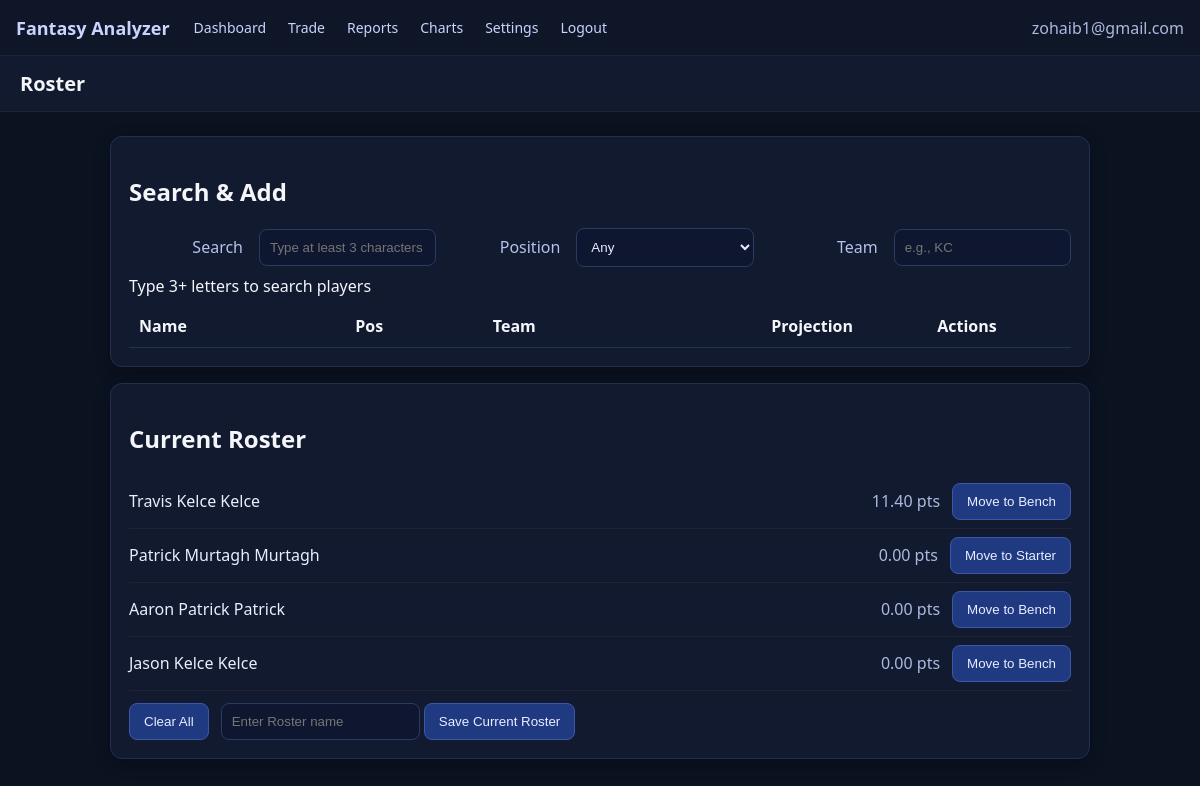
/roster (signed in), run on the app's committed database.
### backend/models.py (models this page shows)
class Base(DeclarativeBase):
    pass

class Player(Base):
    __tablename__ = "players"
    id: Mapped[int] = mapped_column(Integer, primary_key=True, autoincrement=True)
    user_id: Mapped[int] = mapped_column(Integer, ForeignKey("users.id"), nullable=False)
    name: Mapped[str] = mapped_column(String(120))
    position: Mapped[str] = mapped_column(String(10))
    team: Mapped[str] = mapped_column(String(10))
    player_id: Mapped[str] = mapped_column(String(64), nullable=True)
    projection: Mapped[float] = mapped_column(Float, default=0.0)
    is_starter: Mapped[bool] = mapped_column(Boolean, default=True)  # True for starter, False for bench
    user: Mapped["User"] = relationship("User", back_populates="players")

### backend/app.py (the view)
    @app.get('/roster')
    @login_required
    def roster_page():
        user_id = session['user_id']
        season, week, use_live = get_live_context()
        with get_session() as s:
            players = s.scalars(select(Player).where(Player.user_id == user_id)).all()
            player_dicts = []
            cache_ages = []
            for p in players:
                live_row = None
                if p.player_id:
                    live_row = s.scalar(select(PlayerCatalog)
                                        .where(PlayerCatalog.player_id == p.player_id,
                                               PlayerCatalog.season == season,
                                               PlayerCatalog.week == week)
                                        .order_by(PlayerCatalog.updated_at.desc()))
                if not live_row:
                    live_row = s.scalar(select(PlayerCatalog)
                                        .where(PlayerCatalog.full_name == (p.name or ""),
                                               PlayerCatalog.team == ((p.team or "").upper()),
                                               PlayerCatalog.position == ((p.position or "").upper()),
                                               PlayerCatalog.season == season,
                                               PlayerCatalog.week == week)
                                        .order_by(PlayerCatalog.updated_at.desc()))
                display_projection = p.projection
                projection_source = "manual"
                last_refresh_min = None
                if use_live and live_row:
                    age = minutes_ago(live_row.updated_at)
                    last_refresh_min = age
                    cache_ages.append(age)
                    if age <= ttl_minutes():
                        display_projection = float(live_row.projection_points or 0.0)
                        projection_source = "live"
                    else:
                        display_projection = p.projection
                        projection_source = "stale"
                player_dicts.append(dict(
                    id=p.id,
                    name=p.name,
                    position=p.position,
                    team=p.team,
                    projection=p.projection,
                    is_starter=p.is_starter,
                    display_projection=display_projection,
                    projection_source=projection_source,
                    last_refresh_min=last_refresh_min,
                ))
            league_settings = s.scalar(select(LeagueSettings).where(LeagueSettings.user_id == user_id))
        scoring_input = [dict(name=p['name'], position=p['position'], team=p['team'], projection=(p['display_projection'] if use_live else p['projection']), is_starter=p['is_starter']) for p in player_dicts]
        lineup_validation = validate_lineup(scoring_input)
        return render_template('roster.html',
                               players=player_dicts,
                               lineup_validation=lineup_validation,
                               position_limits=POSITION_LIMITS,
                               season=season,
                               week=week,
                               use_live=use_live,
                               live_cache_age=(min(cache_ages) if cache_ages else None),
                               league_settings=league_settings)

### backend/app.py (called while the page is built)
def get_session(): #221
        return SessionFactory()

def is_logged_in():
        return 'user_id' in session and session.get('user_id') is not None

def get_live_context(): # 227
        season = session.get('season')
        week = session.get('week')
        use_live = session.get('use_live_projections')
        if season is None:
            season = datetime.utcnow().year
            session['season'] = season
        if week is None:
            week = 1  # default; user can change
            session['week'] = week
        if use_live is None:
            use_live = app.config.get('USE_LIVE_PROJECTIONS_DEFAULT', True)
            session['use_live_projections'] = use_live
        return int(season), int(week), bool(use_live)

def ttl_minutes():
        return int(app.config.get('LIVE_CACHE_TTL_MINUTES', 360))

def minutes_ago(dt: datetime) -> int:
        return max(0, int((datetime.utcnow() - dt).total_seconds() // 60))

### backend/config.py (called while the page is built)
    @staticmethod
    def init_app(app):
        Config.save_secret_key()
        app.config.from_object(Config)
        @app.after_request
        def security_headers(response):
            response.headers['X-Content-Type-Options'] = 'nosniff'
            response.headers['X-Frame-Options'] = 'DENY'
            response.headers['X-XSS-Protection'] = '1; mode=block'
            return response

### backend/services/scoring.py (called while the page is built, shortened)
def validate_lineup(players: List[Dict]) -> Dict[str, any]:
    starter_counts = {}
    violations = []
    for player in players:
        if player.get("is_starter", True):
            position = (player.get("position") or "UNK").upper()
            starter_counts[position] = starter_counts.get(position, 0) + 1
    for position, count in starter_counts.items():
        limit = POSITION_LIMITS.get(position, 1)
    return {
        "valid": len(violations) == 0,
        "violations": violations,
        "starter_counts": starter_counts,
        "position_limits": POSITION_LIMITS
    }

### frontend/templates/roster.html (shortened to what this page needs)
{% extends 'base.html' %}
{% block title %}Roster{% endblock %}
{% block content %}
      <section>
        <h2>Search & Add</h2>
        <div class="form-grid">
          <label class="lbl">Search</label>
          <input id="search-input" name="q" placeholder="Type at least 3 characters"/>
          <label class="lbl">Position</label>
          <select id="search-position">
            <option value="">Any</option>
          </select>
          <label class="lbl">Team</label>
          <input id="search-team" placeholder="e.g., KC"/>
        </div>
        <div id="search-status" class="muted" style="margin:8px 0;">Type 3+ letters to search players</div>
        <table class="data-table" style="width:100%;">
          <thead>
            <tr>
              <th class="ta-left">Name</th>
              <th class="ta-center">Pos</th>
              <th class="ta-center">Team</th>
              <th class="ta-right">Projection</th>
              <th class="ta-center">Actions</th>
            </tr>
          </thead>
        </table>
      </section>
      <section>
        <h2>Current Roster</h2>
        <ul id="roster-list" class="roster-list">
          {% for p in players %}
            <li class="roster-item">
              <span class="player-name">{{ p.name }}</span>
              <span class="player-pts">{{ '%.2f'|format(p.display_projection or p.projection or 0) }} pts</span>
              <form method="post" action="/players/{{ p.id }}/toggle" class="roster-toggle-form">
                <button type="submit">{{ 'Move to Bench' if p.is_starter else 'Move to Starter' }}</button>
              </form>
            </li>
          {% else %}
            <li class="roster-item">No players yet.</li>
          {% endfor %}
        </ul>
        <div class="roster-actions" style="margin-top:12px; display:flex; gap:12px;">
          <form id="clear-all-form" method="post" action="/players/clear">
            <button type="submit">Clear All</button>
          </form>
          <form method="post" action="/rosters/save">
            <input type="text" name="roster_name" placeholder="Enter Roster name" class="themed-input"/>
            <button type="submit">Save Current Roster</button>
          </form>
        </div>
      </section>
{% endblock %}

### frontend/static/main.css (style rules this page uses)
body { font-family: system-ui, -apple-system, Segoe UI, Roboto, Helvetica, Arial, sans-serif; margin:0; background:#0b1220; color:#f4f6fa; }
section { background:#121a30; border:1px solid #20304f; border-radius:12px; padding:18px; max-width:980px; box-shadow:0 4px 16px rgba(0,0,0,0.25); margin:0 auto 16px; overflow-x:auto; }
ul { line-height:1.8; }
.lbl { align-self:center; justify-self:end; text-align:right; color:#c9d4ff; opacity:.9; padding:0 6px 0 0; }
.form-grid { display:grid; grid-template-columns: 120px minmax(0,1fr) 120px minmax(0,1fr) 120px minmax(0,1fr); gap:10px; align-items:center; overflow:visible; }
.form-grid input, .form-grid select { width:100%; padding:10px; border-radius:8px; border:1px solid #2a3a60; background:#0f1730; color:#e9eeff; }
button { padding:10px 14px; border-radius:8px; border:1px solid #3d56a8; background:#203a82; color:#e9eeff; cursor:pointer; }
table { width:100%; border-collapse:collapse; margin-top:8px; }
th, td { padding:10px; border-bottom:1px solid #22324f; }
.ta-left { text-align:left; }
.ta-center { text-align:center; }
.ta-right { text-align:right; }
label.lbl { white-space:nowrap; }
.themed-input { padding:10px; border-radius:8px; border:1px solid #2a3a60; background:#0f1730; color:#e9eeff; }
*, *::before, *::after { box-sizing: border-box; }
html, body { height:100%; }
.roster-list { list-style:none; margin:0; padding:0; }
.roster-item { display:grid; grid-template-columns: 1fr auto auto; align-items:center; gap:12px; padding:8px 0; border-bottom:1px solid #223; }
.roster-item .player-name { color:#e9eeff; }
.roster-item .player-pts { color:#c9d4ff; opacity:.85; min-width:80px; text-align:right; }
.roster-toggle-form { margin-left:0; }
.roster-toggle-form button { white-space:nowrap; }
* { scrollbar-color:#3d56a8 #0f1730; scrollbar-width: thin; }

### data on the page
Player: name "Travis Kelce Kelce", projection "11.40", is_starter "Move to Bench"
Player: name "Patrick Murtagh Murtagh", projection "0.00", is_starter "Move to Starter"
Player: name "Aaron Patrick Patrick", projection "0.00", is_starter "Move to Bench"
Player: name "Jason Kelce Kelce", projection "0.00", is_starter "Move to Bench"

### other printed values
{{ user_email }} "zohaib1@gmail.com"
